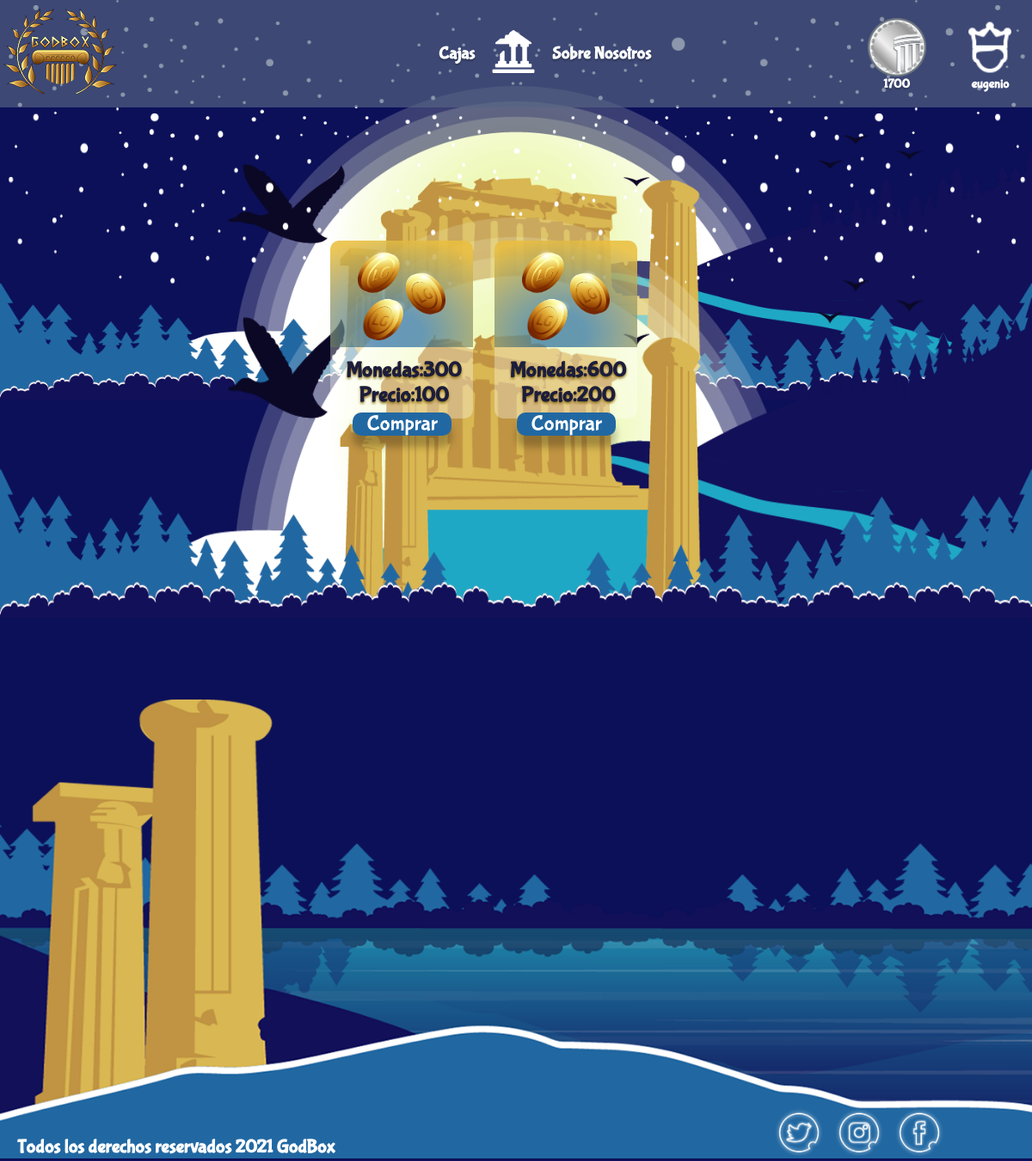
Page /view/buy_coins.php (signed in) on the committed database.
### tables this page shows
CREATE TABLE `users` (
  `username` varchar(45) NOT NULL,
  `password` varchar(45) NOT NULL,
  `coins` int(11) NOT NULL,
  `id` varchar(45) NOT NULL,
  `email` varchar(45) NOT NULL,
  `address` varchar(45) NOT NULL,
  `birth` varchar(45) NOT NULL,
  `fecha de registro` varchar(11) NOT NULL
);

CREATE TABLE `coins` (
  `id` varchar(10) NOT NULL,
  `quantity` int(20) NOT NULL,
  `price` int(20) NOT NULL,
  `image` varchar(50) NOT NULL,
  `Fecha de registro` varchar(20) NOT NULL
);

### model/connect_db.php (called while the page is built, shortened)
<?php
class connect_db {
  var $conection;
  function __construct () {
    $server_conect = "localhost";
    $username = "root";
    $password = "12345678";
    $use_db = "godbox";
    $this->conection = new mysqli($server_conect, $username, $password, $use_db);
  }
  function add_instruc($instruct) {
    return $this->conection->query($instruct);
  }
}
?>

### model/user.php (called while the page is built, shortened)
<?php
  class user {
  private $data_base;
  function __construct() {
    $this->data_base= new connect_db();
  }
    function getCoinsdb($username){
      $query_send = "SELECT `coins` FROM `users` WHERE `username` = '".$username."'";
      $question =  $this->data_base->add_instruc($query_send);
      if(mysqli_num_rows($question) > 0){
         $rows = mysqli_fetch_array($question);
         return $rows['coins'];
      }else {
        return 0;
      }
    }
}
?>

### controllers/buy-coins-controller.php (called while the page is built, shortened)
<?php
  require_once('../model/user.php');
  require_once('../model/coins.php');
  $coin = new coins();
  $show = $coin->showCoins();
?>

### model/coins.php (called while the page is built, shortened)
<?php
require_once('../model/connect_db.php');
class coins {
  private $data_base;
  function coins() {
    $this->data_base=new connect_db();
  }
  function showCoins() {
    $query_send = "SELECT * FROM `coins`";
    $question = $this->data_base->add_instruc($query_send);
    $result = array();
    if(mysqli_num_rows($question) > 0){
        while($rows = mysqli_fetch_array($question)){
          array_push($result, $rows);
        }
        return $result;
      }else {
       return 0;
      }
  }
}
?>

### view/buy_coins.php (the view, shortened to what this page needs)
<?php
    require_once('../controllers/buy-coins-controller.php');
    require_once('../controllers/header-controller.php');
?>
<!DOCTYPE html>
<html lang="en">
<head>
    <link href="../css/compraMonedas.css" rel="stylesheet">
</head>
<body>
    <?php include($header); ?>
    <main class="container">
        <div class="grid-container">
            <?php for ($i=0; $i < count($show); $i++) {
            echo "<div class='grid-item'>
                <div class='cuadro_items-1'><img src=".$show[$i]['image']."></div>
                    <div class='cuadro_items-2'>
                        <h3 id='coins'>Monedas:".$show[$i]['quantity']."</h3>
                        <h3 id='price'>Precio:".$show[$i]['price']."</h3>
                    </div>
                    <form method='POST' action='../view/confirmar.php'>
                        <input type='hidden' name='coin_id' value=".$show[$i]['id'].">
                        <button class='box__button-buy'>Comprar</button>
                    </form>
                </div>";
            } ?>
        </div>
    </main>
    <footer class="footer">
        <h3>Todos los derechos reservados 2021 GodBox</h3>
        <div class="footer__social-media">
            <figure><img src="../assets/icons/twitter.png" alt="twitter"></figure>
            <figure><img src="../assets/icons/instagram.png" alt="instagram"></figure>
            <figure><img src="../assets/icons/facebook.png" alt="facebook"></figure>
        </div>
    </footer>
</body>
</html>
</body>
</html>

### partials/header-user.php (shortened to what this page needs)
<?php
    require_once('../model/connect_db.php');
    require_once('../model/user.php');
    $user = new user();
    $username = $_SESSION['user'];
    $coins = $user->getCoinsdb($username);
?>
<header class="header-u">
        <div class="container-header-u">
            <section class="logo-a">
                <img src="../assets/img/Logo-rezised.png" alt="">
            </section>
            <section class="center-title-u">
                <div class="boxes-link-u">
                    <a href="../view/Boxes.php">
                        <h4>Cajas</h4>
                    </a>
                </div>
                <div class="ico-header-u">
                    <a href="../index.php">
                        <img src="../assets/icons/Home.png" alt="">
                    </a>
                </div>
                <div class="about-link-u">
                    <a href="../view/About-us.php">
                        <h4>Sobre Nosotros</h4>
                    </a>
                </div>
            </section>
            <section class="options-u">
                <div class="link-u">
                    <ul class="btn-menu-u">
                    <a href="../view/buy_coins.php">
                        <img src="../assets/icons/coin.png" alt="" class="item-u">
                        <?php echo "<h3 class ='name'>".$coins."</h3>"?>
                    </a>
                    <li class="item-nav"><img src="../assets/icons/user.png" alt="" class="item-u">
                    <?php echo "<h3 class ='name' id='user_username'>".$_SESSION['user']."</h3>"?>
                    </li>
                    </ul>
                </div>
            </section>
        </div>
    </header>

### css/compraMonedas.css (style rules this page uses)
* { box-sizing: border-box; margin: 0; padding: 0; font-family: 'BubblegumSans'; }
html { font-size: 62.5% }
body { width: 100%; height: 100%; background: #0C1059; background-repeat: no-repeat; background-image: url('../assets/img/header.png'); background-size: 100%; }
button, input[type='submit'], input[type='reset'] { background: none; color: inherit; border: none; padding: 0; font: inherit; cursor: pointer; outline: inherit; }
a { text-decoration: none; color: #fff; }
a { color: #fff; text-shadow: 0px 2px 2px rgba(0, 0, 0, 0.25); text-decoration: none; }
h3 { color: #fff; }
.name { color: #fff; font-size: 1.5rem; width: 68px; height: 15px; }
.header-u { width: 100%; background-color: rgba(86, 101, 132, 0.67); font-size: 2rem; margin-top: auto; }
.container-header-u { width: 100%; height: 100%; display: flex; justify-content: space-between; align-items: center; }
.header-u .container-header-u .center-title-u { display: flex; justify-content: center; align-items: center; align-self: center; width: 100%; margin-right: auto; margin-left: 100px; }
.header-u .container-header-u .center-title-u .boxes-link-u { display: flex; margin-right: 20px; }
.header-u .container-header-u .center-title-u .about-link-u { display: flex; margin-left: 20px; text-align: center; }
.header-u .container-header-u .options-u { display: flex; width: 250px; display: flex; text-align: center; justify-content: space-around; list-style: none; text-decoration: none; }
.header-u .container-header-u .options-u .link-u { display: flex; margin-right: 35px; list-style: none; text-decoration: none; }
.header-u .container-header-u .options-u .link-u .item-u { display: flex; width: 68px; height: 68px; list-style: none; text-decoration: none; }
.btn-menu-u { display: flex; flex-direction: row; justify-content: center; align-items: center; }
.item-nav { margin-left: 30%; list-style: none; text-decoration: none; }
.container { display: flex; flex-direction: column; align-items: center; justify-content: center; align-content: space-around; width: 100%; height: 594px; background-size: 100% 100%; background-repeat: no-repeat; background-image: url('../img/header.png'); }
.grid-container { display: grid; gap: 25px; grid-template-areas: 'titulo titulo titulo titulo titulo' 'cuadro1 cuadro2 cuadro3 cuadro4 cuadro5' 'cuadro6 cuadro7 cuadro8 cuadro9 cuadro10'; }
.box__button-buy { display: flex; align-items: center; justify-content: center; position: relative; top: -7px; bottom: 58px; left: 26px; width: 115.49px; height: 27.6px; font-size: 25px; color: #fff; background-color: #2168A2; border-radius: 10px; filter: drop-shadow(0px 13px 4px rgba(0, 0, 0, 0.25)); cursor: pointer; }
.cuadro_items-1 { display: flex; justify-content: center; align-items: center; width: 166.02px; height: 124.85px; background: radial-gradient(100% 100% at 46.69% 86.55%, rgba(33, 104, 166, 0.67) 0%, rgba(33, 104, 166, 0.67) 17.71%, rgba(234, 190, 63, 0.87) 90.1%); border-radius: 10.1032px 10.1032px 0px 0px; }
.cuadro_items-1 img { width: 101.72px; height: 107.6px; }
.cuadro_items-2 { display: flex; justify-content: center; flex-direction: column; width: 166.02px; height: 82.37px; background-color: #FFFFFF54; border-radius: 0px 0px 10.1032px 10.1032px; text-align: center; }
.cuadro_items-2 h3 { margin-left: 5px; font-size: 25px; margin-top: 0; color: #1c1d3b; text-shadow: 0px 2px 3px rgb(145, 118, 29); }
.footer { display: flex; width: 100%; height: 629px; background-image: url('../assets/img/footer_test.png'); background-repeat: no-repeat; background-position-y: 95px; background-size: 1484px; }
.footer h3 { align-self: flex-end; justify-self: flex-start; margin-left: 20px; color: white; font-size: 2.2rem; }
.footer .footer__social-media { align-self: flex-end; justify-content: flex-end; display: flex; width: 60%; }
.footer__social-media figure { width: 60px; height: 60px; margin-right: 10px; }
.footer__social-media img { width: 100%; height: 100%; cursor: pointer; }

### rows in the picture
users: coins "1700"
coins: image (picture), quantity "300", price "100"
coins: image (picture), quantity "600", price "200"

### other values in the picture
$_SESSION['user'] "eugenio"
